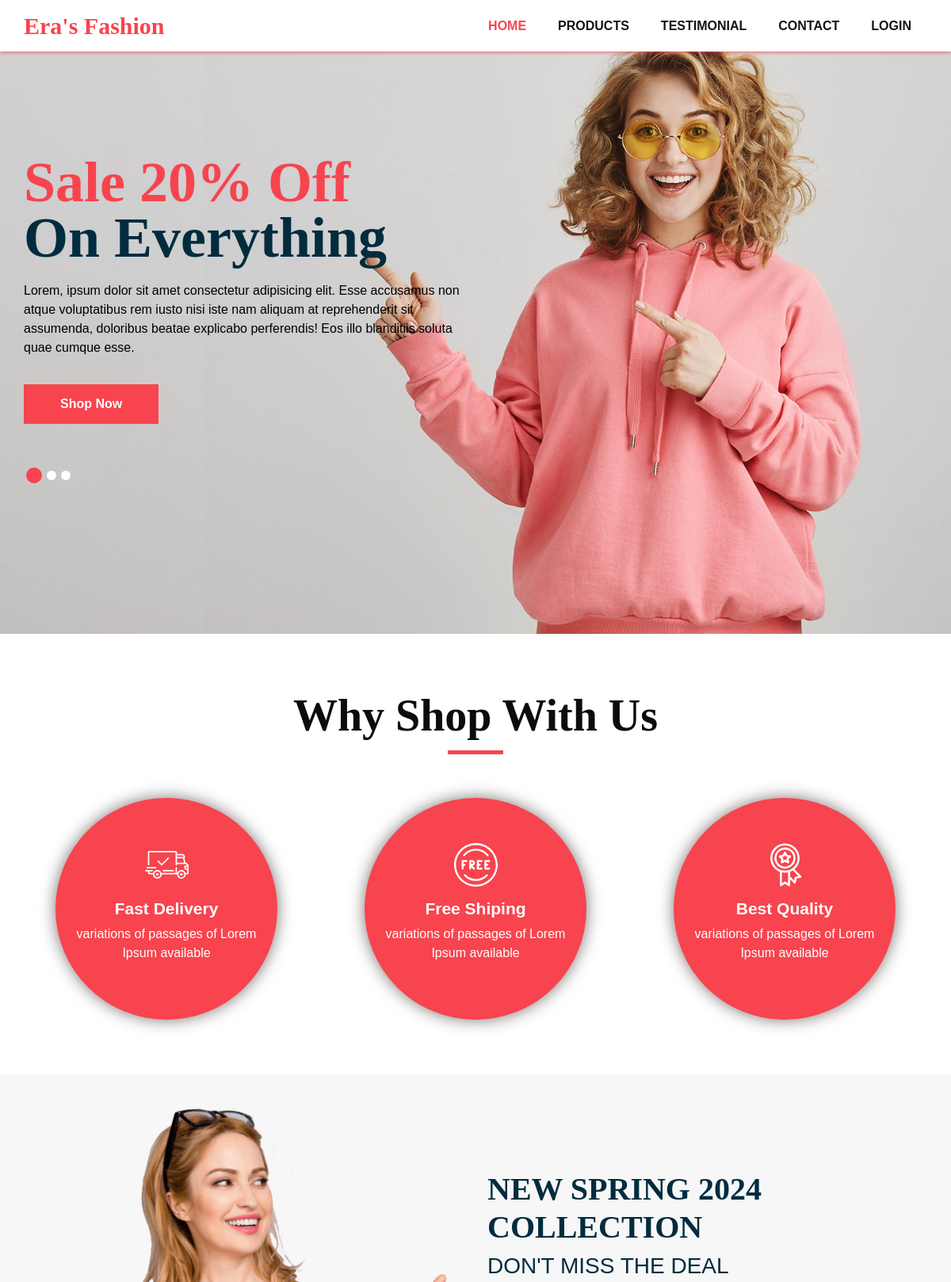
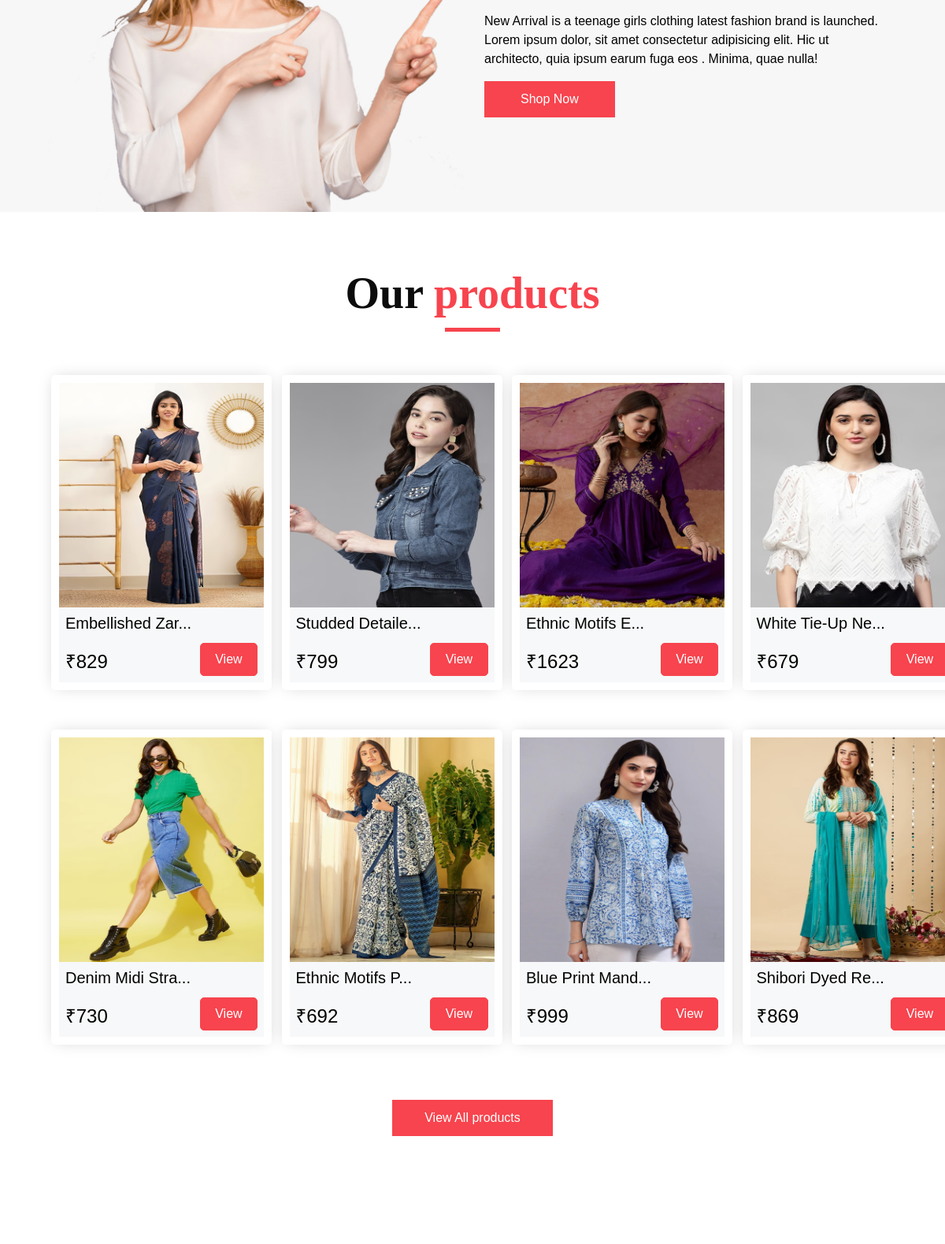
The page / (upper part) on the database its author committed (2 pictures, top to bottom).
### tables this page shows
CREATE TABLE `products` (
  `id` int(11) NOT NULL,
  `p_name` varchar(250) NOT NULL,
  `brand_id` int(11) NOT NULL,
  `p_catagory_id` int(11) NOT NULL,
  `p_price` float NOT NULL,
  `p_desc` text NOT NULL
);

### config/allFunction.php (the view, shortened to what this page needs)
<?php
class allFunction{
    private $server = 'localhost';
        private $user = 'root';
        private $password = '';
        private $database = 'er';
        private $conn;
        public function __construct()
        {
            $conn = mysqli_connect($this->server,$this->user,$this->password,$this->database);
            return $this->conn = $conn;
        }
    public function homepage_products(){
        $stmt = "SELECT p.id, p.p_name,p.p_price,GROUP_CONCAT(pi.image_url) imagesUrls FROM `products` p JOIN product_images pi ON pi.p_id=p.id GROUP BY p.id ORDER BY RAND() LIMIT 9";
        $result = mysqli_query($this->conn,$stmt);
        $num = mysqli_num_rows($result);
        if($num>0)
        {
            $str = '';
            while($row = mysqli_fetch_assoc($result))
            {
                $p_name = substr($row['p_name'],0,15);
                $imgArr = explode(',',$row['imagesUrls']);
                $str .= '<div class="col-sm-6 col-md-3 col-lg-3">
                <div class="box section">
                    <div class="img-box">
                        <img src="images/product-images/'.$imgArr[0].'" alt="">
                    </div>
                    <div class="options p-2">
                        <div class="p-name">
                            <h5>'.$p_name.'...</h5>
                        </div>
                        <div class="p-price">
                            <h4>₹'.$row['p_price'].'</h4>
                            <a href="product_detail.php?p_id='.$row['id'].'" class="option1">
                            View
                        </a>
                        </div>
                    </div>
                </div>
            </div>';
            }
        }
        else {
            $str = 'Product Not Found';
        }
        return $str;
    }
}
$obj = new allFunction();
?>

### includes/header.php (shortened to what this page needs)
<?php
include_once "config\allFunction.php";
?>
<!DOCTYPE html>
<html>
<head>
    <link rel="stylesheet" type="text/css" href="css/bootstrap.css" />
    <link href="css/font-awesome.min.css" rel="stylesheet" />
    <link href="css/style.css" rel="stylesheet" />
    <link href="css/responsive.css" rel="stylesheet" />
</head>
<body>
    <div class="hero_area">
        <header class="header_section">
            <div class="container">
                <nav class="navbar navbar-expand-lg custom_nav-container ">
                    <a class="navbar-brand" href="index.php">
                        <span style="font-size:30px;color:#f7444e;">Era's Fashion</span>
                    </a>
                    <div class="collapse navbar-collapse" id="navbarSupportedContent" >
                        <ul class="navbar-nav">
                            <li class="nav-item active" id="home">
                                <a class="nav-link" href="index.php">Home</a>
                            </li>
                            <li class="nav-item">
                                <a class="nav-link" href="index.php#ourProducts" id="products">Products</a>
                            </li>
                            <li class="nav-item">
                                <a class="nav-link" href="index.php#testimonial" id="test">Testimonial</a>
                            </li>
                            <li class="nav-item" id="contact">
                                <a class="nav-link" href="contact.php"  >Contact</a>
                            </li>
                            <?php
                                if(isset($_SESSION['user_name']))
                                {
                                    echo '<li  class="nav-item">
                                            <a class="nav-link" href="config/allFunction.php?choice=1"><i class="fa fa-power-off"></i></a>
                                        </li>
                                        <li class="nav-item">
                                            <a class="nav-link" href="wishlist.php"><i class="fa fa-heart"></i></a>
                                        </li>
                                        <li class="nav-item">
                                            <a class="nav-link" href="orderlist.php"><i class="fa fa-shopping-bag"></i></a>
                                        </li>';
                                }
                                else{
                                    echo '<li  class="nav-item" id="login">
                                            <a class="nav-link" href="login.php">LOGIN</a>
                                        </li>';
                                }
                            ?>
                        </ul>
                    </div>
                </nav>
            </div>
        </header>

### includes/slider.php (shortened to what this page needs)
<section class="slider_section " style="margin-top:0px !important;">
    <div class="slider_bg_box">
        <img src="images/slider-bg.jpg" alt="">
    </div>
    <div id="customCarousel1" class="carousel slide" data-ride="carousel">
        <div class="carousel-inner">
            <div class="carousel-item active">
                <div class="container ">
                    <div class="row">
                        <div class="col-md-7 col-lg-6 ">
                            <div class="detail-box">
                                <h1>
                                    <span>
                                        Sale 20% Off
                                    </span>
                                    <br>
                                    On Everything
                                </h1>
                                <p>
                                    Lorem, ipsum dolor sit amet consectetur adipisicing elit. Esse accusamus non atque
                                    voluptatibus rem iusto nisi iste nam aliquam at reprehenderit sit assumenda,
                                    doloribus beatae explicabo perferendis! Eos illo blanditiis soluta quae cumque esse.
                                </p>
                                <div class="btn-box">
                                    <a href="" class="btn1">
                                        Shop Now
                                    </a>
                                </div>
                            </div>
                        </div>
                    </div>
                </div>
            </div>
        </div>
        <div class="container">
            <ol class="carousel-indicators">
                <li data-target="#customCarousel1" data-slide-to="0" class="active"></li>
                <li data-target="#customCarousel1" data-slide-to="1"></li>
                <li data-target="#customCarousel1" data-slide-to="2"></li>
            </ol>
        </div>
    </div>
</section>

### index.php (shortened to what this page needs)
<?php  include "includes\header.php";
?>
<?php include "includes/slider.php";?>
</div>
<section class="why_section layout_padding">
    <div class="container">
        <div class="heading_container heading_center section">
            <h2>
                Why Shop With Us
            </h2>
        </div>
        <div class="row">
            <div class="col-md-4 div-center">
                <div class="box section">
                    <div class="img-box">
                    </div>
                    <div class="detail-box">
                        <h5>
                            Fast Delivery
                        </h5>
                        <p>
                            variations of passages of Lorem Ipsum available
                        </p>
                    </div>
                </div>
            </div>
            <div class="col-md-4 div-center">
                <div class="box section">
                    <div class="img-box">
                    </div>
                    <div class="detail-box">
                        <h5>
                            Free Shiping
                        </h5>
                        <p>
                            variations of passages of Lorem Ipsum available
                        </p>
                    </div>
                </div>
            </div>
            <div class="col-md-4 div-center">
                <div class="box section">
                    <div class="img-box">
                    </div>
                    <div class="detail-box">
                        <h5>
                            Best Quality
                        </h5>
                        <p>
                            variations of passages of Lorem Ipsum available
                        </p>
                    </div>
                </div>
            </div>
        </div>
    </div>
</section>
<section class="arrival_section">
    <div class="container">
        <div class="box">
            <div class="arrival_bg_box">
                <img src="images/arrival.png" alt="">
            </div>
            <div class="row">
                <div class="col-md-6 ml-auto">
                    <div class="heading_container remove_line_bt">
                        <h1>
                            <b>NEW SPRING 2024 COLLECTION</b>
                        </h1>
                        <h3>DON'T MISS THE DEAL</h3>
                    </div>
                    <p >
                        New Arrival is a teenage girls clothing latest fashion brand is launched. Lorem ipsum dolor, sit amet consectetur adipisicing elit. Hic ut architecto, quia ipsum earum fuga eos . Minima, quae nulla!
                    </p>
                    <a href="#">
                        Shop Now
                    </a>
                </div>
            </div>
        </div>
    </div>
</section>
<section class="product_section layout_padding" id="ourProducts">
    <div class="container">
        <div class="heading_container heading_center section">
            <h2>
                Our <span>products</span>
            </h2>
        </div>
        <div class="row">
            <?php
                echo $obj->homepage_products();
            ?>
        </div>
        <div class="btn-box">
            <a href="">
                View All products
            </a>
        </div>
    </div>
</section>
<section class="client_section layout_padding" id="testimonial">
</section>
<?php include "includes/footer.php"; ?>

### includes/footer.php (shortened to what this page needs)
</body>
</html>

### css/responsive.css (style rules this page uses)
@media (min-width: 1200px) { .container { max-width: 1170px; } }

### rows shown on the page
products: shows a picture, p_name "Embellished Zar", p_price "829"
products: shows a picture, p_name "Studded Detaile", p_price "799"
products: shows a picture, p_name "Ethnic Motifs E", p_price "1623"
products: shows a picture, p_name "White Tie-Up Ne", p_price "679"
products: shows a picture, p_name "Denim Midi Stra", p_price "730"
products: shows a picture, p_name "Ethnic Motifs P", p_price "692"
products: shows a picture, p_name "Blue Print Mand", p_price "999"
products: shows a picture, p_name "Shibori Dyed Re", p_price "869"
